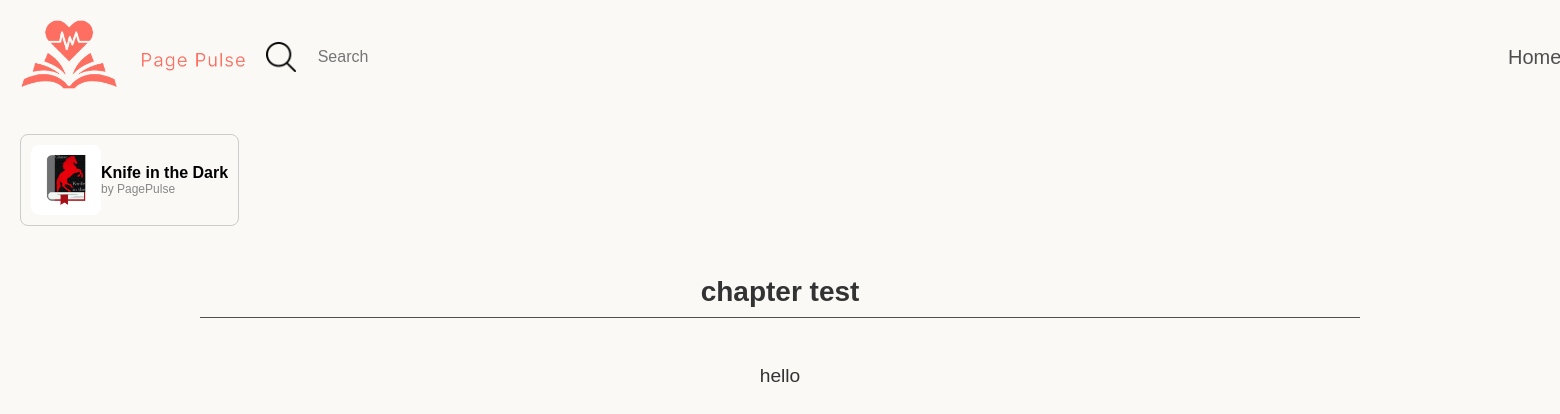
Screenshot of /dashboard/read/29/ with the database file from the repository.
### book/models.py (models this page shows, shortened)
class Book(models.Model):
    title = models.CharField(max_length=200)
    author = models.CharField(max_length=100)
    published_date = models.DateField()
    book_image = models.ImageField(upload_to='books/', blank=True, null=True)
    description = models.TextField(blank=True, null=True)
    genre = models.CharField(max_length=50, choices=[
        ('Fiction', 'Fiction'),
        ('Mystery', 'Mystery'),
        ('Romance', 'Romance'),
        ('Fantasy', 'Fantasy'),
        ('Thriller', 'Thriller'),
        ('Adventure', 'Adventure'),
        ('LGBTQ+', 'LGBTQ+'),
        ('New Adult', 'New Adult'),
        ('Short Story', 'Short Story'),
    ])

class Chapter(models.Model):
    book = models.ForeignKey(Book, on_delete=models.CASCADE, related_name='chapters')
    title = models.CharField(max_length=200)
    content = models.TextField()
    created_at = models.DateTimeField(auto_now_add=True)

### dashboard/views.py (the view)
# urls.py: path('read/<int:book_id>/', views.read_book, name='read_book'),
def read_book(request, book_id, chapter_id=None):
    book = Book.objects.get(id=book_id)
    chapters = book.chapters.all().order_by('id')
    chapter = chapters.first() if not chapter_id else chapters.get(id=chapter_id)
    return render(request, 'readbook.html', {
        'book': book,
        'chapter': chapter,
        'chapters': chapters,
    })

### dashboard/templates/readbook.html (shortened to what this page needs)
{% load static %}
<!DOCTYPE html>
<html lang="en">
<head>
</head>
<body>
    <header>
        <div class="header-container">
            <div class="logo">
                <img src="{% static 'Images/IM2 Logo.png' %}" alt="Page Pulse Logo">
            </div>
            <div class="search-container">
                <div class="search-bar">
                    <img src="{% static 'Images/search.png' %}" alt="Search" class="search-icon">
                    <input type="search" class="search-field" placeholder="Search">
                </div>
            </div>
            <div class="nav-container">
                <div class="nav-item"><a href="{% url 'homepage' %}" class="nav-link {% if request.path == '/' %}active{% endif %}">Home</a></div>
            </div>
        </div>
    </header>
    <div class="custom-dropdown">
        <div class="dropdown-header">
            <img src="{{ book.book_image.url }}" alt="Book Icon" class="book-icon">
            <div class="book-info">
                <span class="book-title">{{ book.title }}</span>
                <span class="book-author">by {{ book.author }}</span>
            </div>
        </div>
    </div>
    <h2>{{ chapter.title }}</h2>
    <div class="content-container">
        <p>{{ chapter.content }}</p>
    </div>
</body>
</html>

### dashboard/templates/readbook.html (style rules this page uses)
body { font-family: Arial, sans-serif; margin: 0; padding: 0; background-color: #FAF9F6; }
h2 { font-size: 1.75rem; color: #333; text-align: center; margin-top: 30px; position: relative; padding-bottom: 10px; }
h2::after { content: ""; display: block; width: calc(100% - 400px); height: 1px; background-color: #4F4F4F; margin: 0 auto; position: absolute; left: 200px; bottom: 0; }
p { font-size: 1.2rem; line-height: 1.6; margin-top: 20px; color: #333; }
.header-container { display: flex; align-items: center; gap: 20px; margin: 20px; }
.logo img { height: 70px; }
header { display: flex; justify-content: space-between; align-items: center; width: 100%; }
.nav-container { display: flex; align-items: center; gap: 20px; margin-left: 93%; }
.nav-item { cursor: pointer; color: #4F4F4F; font-size: 20px; margin-right: 10px; }
.nav-item a { white-space: nowrap; font-weight: 50; text-decoration: none; color: #4F4F4F; font-size: 20px; }
.nav-link { text-decoration: none; color: #666; font-weight: 500; }
.search-container { display: flex; }
.search-bar { display: flex; align-items: center; position: relative; }
.search-icon { height: 30px; width: auto; margin-right: 10px; }
.search-field { padding: 10px 10px 10px 10px; font-size: 16px; border: 2px solid #FAF9F6; border-radius: 10px; width: 300px; background-color: #FAF9F6; }
.content-container { margin-left: 200px; margin-right: 200px; display: flex; justify-content: center; }
.content-container p { max-width: 100%; word-wrap: break-word; }
.custom-dropdown { position: relative; display: inline-block; padding: 20px; }
.dropdown-header { display: flex; align-items: center; cursor: pointer; padding: 10px; border: 1px solid #ccc; border-radius: 8px; }
.book-icon { width: 70px; height: 70px; border-radius: 8px; }
.book-info { display: flex; flex-direction: column; }
.book-title { font-size: 16px; font-weight: bold; }
.book-author { font-size: 12px; font-weight: 300; color: #888; }

### rows the page displays
Book: book_image (picture), title "Knife in the Dark", author "PagePulse"
Chapter: title "chapter test", content "hello"
